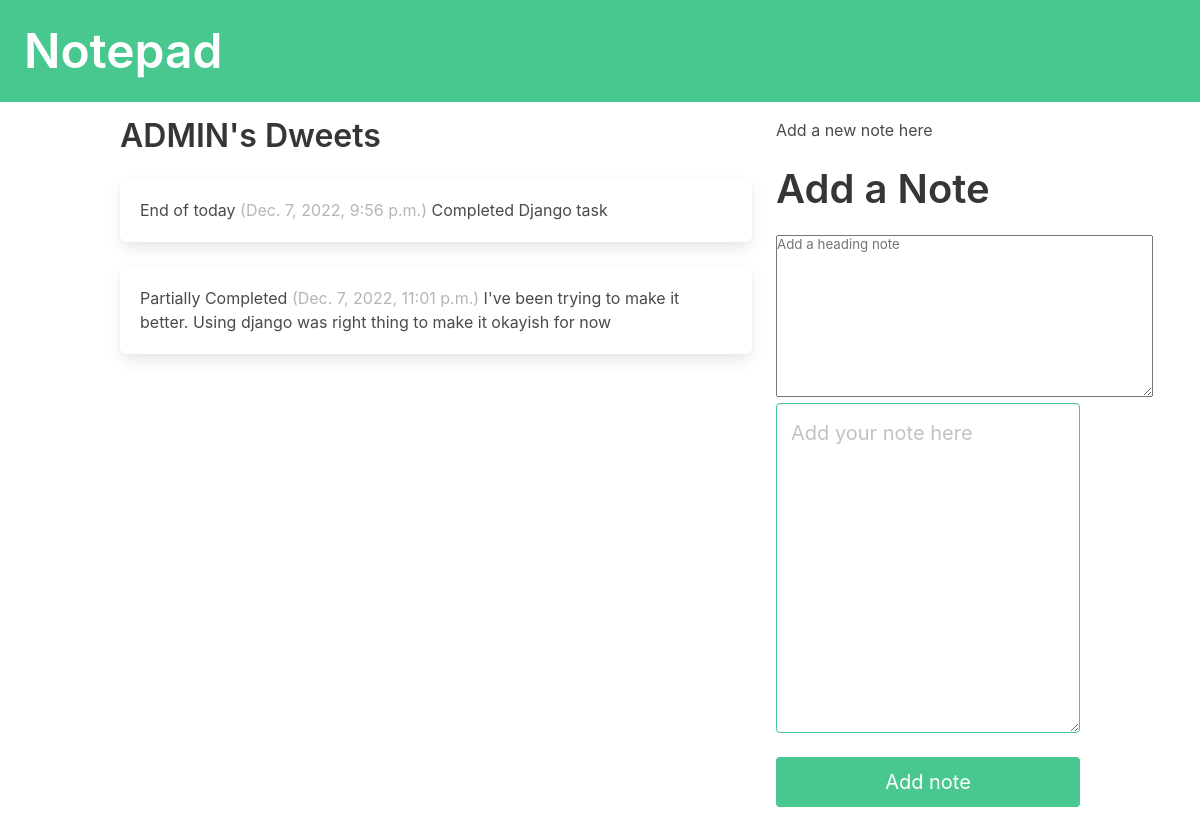
The app's page / (signed in) with its own data.
### playground/models.py (models this page shows, shortened)
class Note(models.Model):
    user = models.ForeignKey(User, related_name="notes", on_delete=models.DO_NOTHING)
    heading = models.CharField(max_length=30)
    body  = models.CharField(max_length=1000)
    created_at = models.DateTimeField(auto_now_add=True)

### playground/views.py (the view)
# urls.py: path('', views.dashboard, name='dashboard'),
def dashboard(request):
    form = NoteForm(request.POST or None)
    if request.method == 'POST':
        if form.is_valid():
            note = form.save(commit=False)
            note.user = request.user
            note.save()
            return redirect("dashboard")
    return render(request, "home.html", {"form": form})

### playground/forms.py
class NoteForm(forms.ModelForm):
    heading = forms.CharField(
                required=True,
                widget= forms.widgets.Textarea(
                    attrs={
                        "placeholder": "Add a heading note",
                    }
                ),
                label=""
                )
    body = forms.CharField(
                required=True,
                widget= forms.widgets.Textarea(
                    attrs={
                        "placeholder": "Add your note here",
                        "class": "textarea is-success is-medium"
                    }
                ),
                label="")
    class Meta:
        model = Note
        exclude = ("user", )

### templates/home.html (shortened to what this page needs)
{% extends 'index.html' %}
{% block content %}
<div class="column">
    <div class="block">
        <h1 class="title is-3">
            {{user.username|upper}}'s Dweets
        </h1>
    </div>
    <div class="content">
        {% for notes in user.notes.all %}
            <div class="box">
                {{ notes.heading }}
                <span class="is-small has-text-grey-light">
                    ({{ notes.created_at }})
                </span>
                <span style="white-space: pre-line" class="text">{{ notes.body }}</span>
            </div>
        {% endfor %}
    </div>
</div>
<div class="column is-one-third">
    <div class="block">
        <box class="is-dark is-outlined is-fullwidth">
            Add a new note here
        </box>
    </div>
    <div class="block">
        <div class="block">
            <h2 class="title is-2">Add a Note</p>
        </div>
        <div class="block">
            <form method="post">
                {{ form.as_p }}
                <button class="button is-success is-fullwidth is-medium mt-5"
                        type="submit">Add note
                </button>
            </form>
        </div>
    </div>
</div>
{% endblock content %}

### templates/index.html (shortened to what this page needs)
<!DOCTYPE html>
<html>
    <head>
        <link rel="stylesheet" href="">
        <link rel="stylesheet"
          href="https://cdn.jsdelivr.net/npm/bulma@0.9.3/css/bulma.min.css">
    </head>
    <body>
        <section class="hero is-small is-success mb-4">
            <div class="hero-body">
                <h1 class="title is-1">Notepad</h1>
            </div>
        </section>
        <div class="container">
            <div class="columns">
                {% block content %}
                {% endblock content %}
            </div>
        </div>
    </body>
</html>

### records on screen
Note: heading "End of today", created_at "Dec. 7, 2022, 9:56 p.m.", body "Completed Django task"
Note: heading "Partially Completed", created_at "Dec. 7, 2022, 11:01 p.m.", body "I've been trying to make it better. Using django was right thing to make it okayish for now"

### other values on screen
{{ user.username|upper }} "ADMIN"
